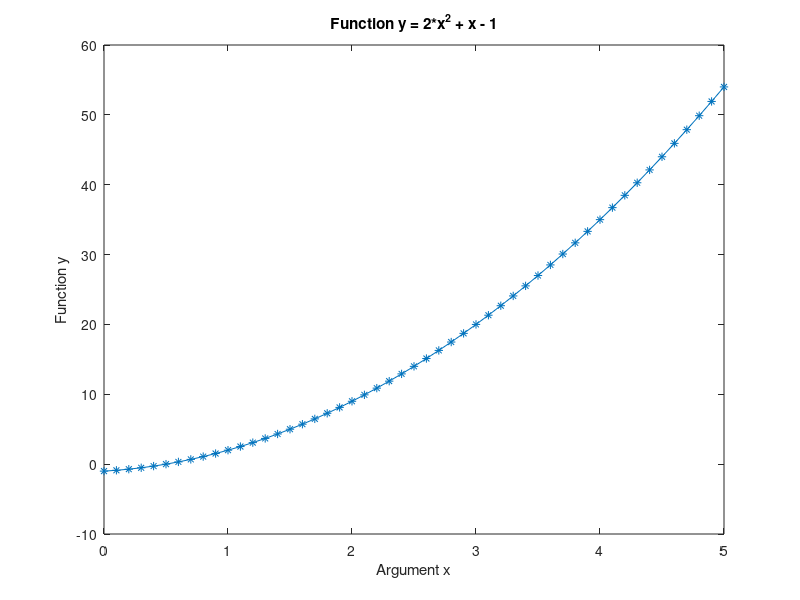

The MATLAB script that drew this image:
clc;
clear all;
close all;

% Открытие файла для чтения 
fid = fopen('MyFile.txt','r'); 
% Чтение первой строки файла
S = fgetl(fid); 
% Чтение данных в матрицу A, имеющую две строки
A = fscanf(fid, '%g %g', [2 inf]);
% Транспонирование матрицы с целью представления данных в виде двух колонок
A = A';
% Закрытие файла с идентификатором fid
fclose(fid);
% Графическое отображение данных
plot(A(:,1),A(:,2),'-*');
title ('Function y = 2*x^2 + x - 1') % Заголовок графика
xlabel('Argument x') % Подпись по оси x
ylabel('Function y') % Подпись по оси y
display(A)
